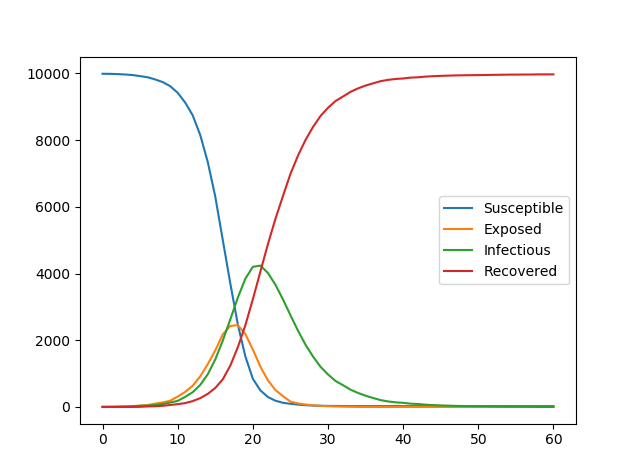

Here is the Python script that generated this plot:
import numpy as np
import matplotlib.pyplot as plt
def SEIR(beta=1, gamma=0.2, sigma=0.5, n=10000, initial=10, days=60):
    # 最初均为易感人群
    array_s = np.zeros(days+1, dtype=np.int)
    array_e = np.zeros(days+1, dtype=np.int)
    array_i = np.zeros(days+1, dtype=np.int)
    array_r = np.zeros(days+1, dtype=np.int)
    array_s[0] = n - initial
    print(array_s)
    array_e[0] = initial
    array_i[0] = array_r[0] = 0
    for index in range(days):
        s = array_s[index]
        print('s= ', s)
        e = array_e[index]
        i = array_i[index]
        r = array_r[index]
        # 计算从i到r的数量
        i2r = min(i, np.random.poisson(int(array_i[index]*gamma), 1)[0])
        r = r + i2r
        i = i - i2r
        # 计算从e到i的数量
        e2i = min(e, np.random.poisson(int(array_e[index]*sigma), 1)[0])
        i = i + e2i
        e = e - e2i
        # 计算从s到e的数量
        s2e = min(s, np.random.poisson(int(array_s[index]*beta*i/n), 1)[0])
        print('s2e: ', s2e)
        e = e + s2e
        s = s - s2e
        # if s < 0:
        #     break
        # 记录更新后的值
        array_s[index+1] = s
        array_e[index+1] = e
        array_i[index+1] = i
        array_r[index+1] = r
    return array_s, array_e, array_i, array_r

if __name__ == "__main__":
    s, e, i, r = SEIR()
    plt.plot(s, label='Susceptible')
    plt.plot(e, label='Exposed')
    plt.plot(i, label='Infectious')
    plt.plot(r, label='Recovered')
    plt.legend(loc='best')
    plt.show()
